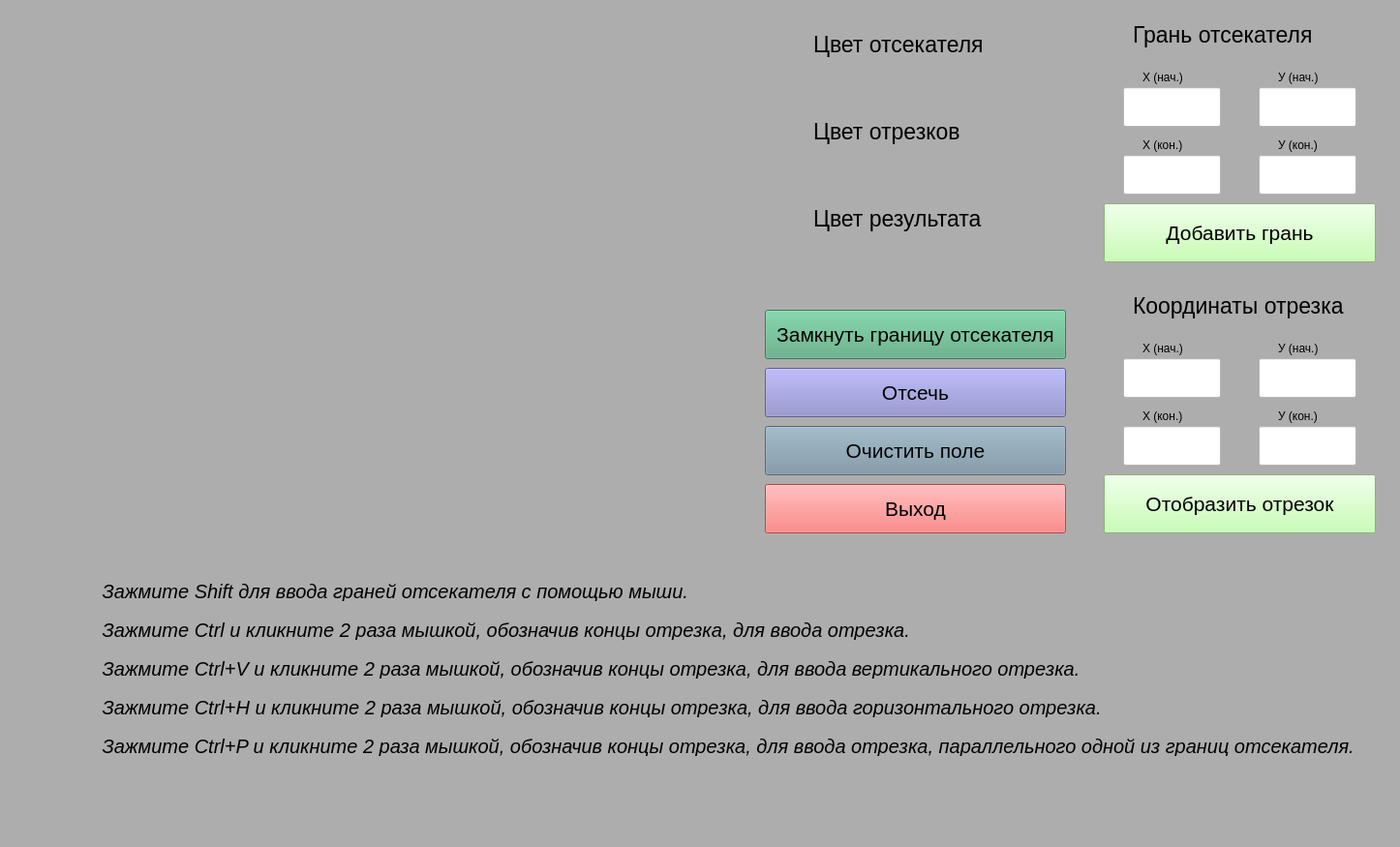
<?xml version="1.0" encoding="UTF-8"?>
<ui version="4.0">
 <class>MainWindow</class>
 <widget class="QMainWindow" name="MainWindow">
  <property name="geometry">
   <rect>
    <x>0</x>
    <y>0</y>
    <width>1446</width>
    <height>875</height>
   </rect>
  </property>
  <property name="windowTitle">
   <string>MainWindow</string>
  </property>
  <property name="styleSheet">
   <string notr="true">background-color: rgb(173, 173, 173);</string>
  </property>
  <widget class="QWidget" name="centralwidget">
   <widget class="QLabel" name="cutter_color">
    <property name="geometry">
     <rect>
      <x>840</x>
      <y>30</y>
      <width>181</width>
      <height>31</height>
     </rect>
    </property>
    <property name="font">
     <font>
      <pointsize>17</pointsize>
     </font>
    </property>
    <property name="styleSheet">
     <string notr="true">color: rgb(0, 0, 0);</string>
    </property>
    <property name="text">
     <string>Цвет отсекателя</string>
    </property>
   </widget>
   <widget class="QLabel" name="section_color">
    <property name="geometry">
     <rect>
      <x>840</x>
      <y>120</y>
      <width>181</width>
      <height>31</height>
     </rect>
    </property>
    <property name="font">
     <font>
      <pointsize>17</pointsize>
     </font>
    </property>
    <property name="styleSheet">
     <string notr="true">color: rgb(0, 0, 0);</string>
    </property>
    <property name="text">
     <string>Цвет отрезков</string>
    </property>
   </widget>
   <widget class="QLabel" name="result_color">
    <property name="geometry">
     <rect>
      <x>840</x>
      <y>210</y>
      <width>181</width>
      <height>31</height>
     </rect>
    </property>
    <property name="font">
     <font>
      <pointsize>17</pointsize>
     </font>
    </property>
    <property name="styleSheet">
     <string notr="true">color: rgb(0, 0, 0);</string>
    </property>
    <property name="text">
     <string>Цвет результата</string>
    </property>
   </widget>
   <widget class="QPushButton" name="cut">
    <property name="geometry">
     <rect>
      <x>790</x>
      <y>380</y>
      <width>311</width>
      <height>51</height>
     </rect>
    </property>
    <property name="font">
     <font>
      <pointsize>16</pointsize>
     </font>
    </property>
    <property name="styleSheet">
     <string notr="true">color: rgb(0, 0, 0);
alternate-background-color:  rgb(133, 133, 199);
background-color: rgb(133, 133, 199);
</string>
    </property>
    <property name="text">
     <string>Отсечь</string>
    </property>
   </widget>
   <widget class="QPushButton" name="clear">
    <property name="geometry">
     <rect>
      <x>790</x>
      <y>440</y>
      <width>311</width>
      <height>51</height>
     </rect>
    </property>
    <property name="font">
     <font>
      <pointsize>16</pointsize>
     </font>
    </property>
    <property name="styleSheet">
     <string notr="true">color: rgb(0, 0, 0);
alternate-background-color: rgb(118, 145, 161);
background-color: rgb(118, 145, 161);</string>
    </property>
    <property name="text">
     <string>Очистить поле</string>
    </property>
   </widget>
   <widget class="QPushButton" name="exit">
    <property name="geometry">
     <rect>
      <x>790</x>
      <y>500</y>
      <width>311</width>
      <height>51</height>
     </rect>
    </property>
    <property name="font">
     <font>
      <pointsize>16</pointsize>
     </font>
    </property>
    <property name="styleSheet">
     <string notr="true">color: rgb(0, 0, 0);
background-color: rgb(255, 97, 97);</string>
    </property>
    <property name="text">
     <string>Выход</string>
    </property>
   </widget>
   <widget class="QLabel" name="label">
    <property name="geometry">
     <rect>
      <x>1170</x>
      <y>20</y>
      <width>231</width>
      <height>31</height>
     </rect>
    </property>
    <property name="font">
     <font>
      <pointsize>17</pointsize>
     </font>
    </property>
    <property name="styleSheet">
     <string notr="true">color: rgb(0, 0, 0);</string>
    </property>
    <property name="text">
     <string>Грань отсекателя</string>
    </property>
   </widget>
   <widget class="QLineEdit" name="c_xs">
    <property name="geometry">
     <rect>
      <x>1160</x>
      <y>90</y>
      <width>101</width>
      <height>41</height>
     </rect>
    </property>
    <property name="font">
     <font>
      <pointsize>16</pointsize>
     </font>
    </property>
    <property name="styleSheet">
     <string notr="true">background-color: rgb(255, 255, 255);
color: rgb(0, 0, 0);</string>
    </property>
   </widget>
   <widget class="QLineEdit" name="c_ys">
    <property name="geometry">
     <rect>
      <x>1300</x>
      <y>90</y>
      <width>101</width>
      <height>41</height>
     </rect>
    </property>
    <property name="font">
     <font>
      <pointsize>16</pointsize>
     </font>
    </property>
    <property name="styleSheet">
     <string notr="true">background-color: rgb(255, 255, 255);
color: rgb(0, 0, 0);</string>
    </property>
   </widget>
   <widget class="QLineEdit" name="c_xe">
    <property name="geometry">
     <rect>
      <x>1160</x>
      <y>160</y>
      <width>101</width>
      <height>41</height>
     </rect>
    </property>
    <property name="font">
     <font>
      <pointsize>16</pointsize>
     </font>
    </property>
    <property name="styleSheet">
     <string notr="true">background-color: rgb(255, 255, 255);
color: rgb(0, 0, 0);</string>
    </property>
   </widget>
   <widget class="QLineEdit" name="c_ye">
    <property name="geometry">
     <rect>
      <x>1300</x>
      <y>160</y>
      <width>101</width>
      <height>41</height>
     </rect>
    </property>
    <property name="font">
     <font>
      <pointsize>16</pointsize>
     </font>
    </property>
    <property name="styleSheet">
     <string notr="true">background-color: rgb(255, 255, 255);
color: rgb(0, 0, 0);</string>
    </property>
   </widget>
   <widget class="QLabel" name="label_2">
    <property name="geometry">
     <rect>
      <x>1180</x>
      <y>70</y>
      <width>76</width>
      <height>20</height>
     </rect>
    </property>
    <property name="styleSheet">
     <string notr="true">color: rgb(0, 0, 0);</string>
    </property>
    <property name="text">
     <string>X (нач.)</string>
    </property>
   </widget>
   <widget class="QLabel" name="label_3">
    <property name="geometry">
     <rect>
      <x>1320</x>
      <y>70</y>
      <width>76</width>
      <height>20</height>
     </rect>
    </property>
    <property name="styleSheet">
     <string notr="true">color: rgb(0, 0, 0);</string>
    </property>
    <property name="text">
     <string>У (нач.)</string>
    </property>
   </widget>
   <widget class="QLabel" name="label_4">
    <property name="geometry">
     <rect>
      <x>1320</x>
      <y>140</y>
      <width>76</width>
      <height>20</height>
     </rect>
    </property>
    <property name="styleSheet">
     <string notr="true">color: rgb(0, 0, 0);</string>
    </property>
    <property name="text">
     <string>У (кон.)</string>
    </property>
   </widget>
   <widget class="QLabel" name="label_5">
    <property name="geometry">
     <rect>
      <x>1180</x>
      <y>140</y>
      <width>76</width>
      <height>20</height>
     </rect>
    </property>
    <property name="styleSheet">
     <string notr="true">color: rgb(0, 0, 0);</string>
    </property>
    <property name="text">
     <string>X (кон.)</string>
    </property>
   </widget>
   <widget class="QPushButton" name="draw_cutter">
    <property name="geometry">
     <rect>
      <x>1140</x>
      <y>210</y>
      <width>281</width>
      <height>61</height>
     </rect>
    </property>
    <property name="font">
     <font>
      <pointsize>16</pointsize>
     </font>
    </property>
    <property name="styleSheet">
     <string notr="true">color: rgb(0, 0, 0);
background-color: rgb(186, 255, 161);</string>
    </property>
    <property name="text">
     <string>Добавить грань</string>
    </property>
   </widget>
   <widget class="QLabel" name="label_6">
    <property name="geometry">
     <rect>
      <x>100</x>
      <y>600</y>
      <width>1081</width>
      <height>21</height>
     </rect>
    </property>
    <property name="font">
     <font>
      <pointsize>15</pointsize>
      <weight>50</weight>
      <italic>true</italic>
      <bold>false</bold>
     </font>
    </property>
    <property name="styleSheet">
     <string notr="true">color: rgb(0, 0, 0);</string>
    </property>
    <property name="text">
     <string> Зажмите Shift для ввода граней отсекателя с помощью мыши.</string>
    </property>
   </widget>
   <widget class="QLabel" name="label_7">
    <property name="geometry">
     <rect>
      <x>1320</x>
      <y>350</y>
      <width>76</width>
      <height>20</height>
     </rect>
    </property>
    <property name="styleSheet">
     <string notr="true">color: rgb(0, 0, 0);</string>
    </property>
    <property name="text">
     <string>У (нач.)</string>
    </property>
   </widget>
   <widget class="QPushButton" name="draw_section">
    <property name="geometry">
     <rect>
      <x>1140</x>
      <y>490</y>
      <width>281</width>
      <height>61</height>
     </rect>
    </property>
    <property name="font">
     <font>
      <pointsize>16</pointsize>
     </font>
    </property>
    <property name="styleSheet">
     <string notr="true">color: rgb(0, 0, 0);
background-color: rgb(186, 255, 161);</string>
    </property>
    <property name="text">
     <string>Отобразить отрезок</string>
    </property>
   </widget>
   <widget class="QLineEdit" name="s_xe">
    <property name="geometry">
     <rect>
      <x>1160</x>
      <y>440</y>
      <width>101</width>
      <height>41</height>
     </rect>
    </property>
    <property name="font">
     <font>
      <pointsize>16</pointsize>
     </font>
    </property>
    <property name="styleSheet">
     <string notr="true">background-color: rgb(255, 255, 255);
color: rgb(0, 0, 0);</string>
    </property>
   </widget>
   <widget class="QLabel" name="label_8">
    <property name="geometry">
     <rect>
      <x>1170</x>
      <y>300</y>
      <width>231</width>
      <height>31</height>
     </rect>
    </property>
    <property name="font">
     <font>
      <pointsize>17</pointsize>
     </font>
    </property>
    <property name="styleSheet">
     <string notr="true">color: rgb(0, 0, 0);</string>
    </property>
    <property name="text">
     <string>Координаты отрезка</string>
    </property>
   </widget>
   <widget class="QLabel" name="label_9">
    <property name="geometry">
     <rect>
      <x>1320</x>
      <y>420</y>
      <width>76</width>
      <height>20</height>
     </rect>
    </property>
    <property name="styleSheet">
     <string notr="true">color: rgb(0, 0, 0);</string>
    </property>
    <property name="text">
     <string>У (кон.)</string>
    </property>
   </widget>
   <widget class="QLineEdit" name="s_xs">
    <property name="geometry">
     <rect>
      <x>1160</x>
      <y>370</y>
      <width>101</width>
      <height>41</height>
     </rect>
    </property>
    <property name="font">
     <font>
      <pointsize>16</pointsize>
     </font>
    </property>
    <property name="styleSheet">
     <string notr="true">background-color: rgb(255, 255, 255);
color: rgb(0, 0, 0);</string>
    </property>
   </widget>
   <widget class="QLineEdit" name="s_ye">
    <property name="geometry">
     <rect>
      <x>1300</x>
      <y>440</y>
      <width>101</width>
      <height>41</height>
     </rect>
    </property>
    <property name="font">
     <font>
      <pointsize>16</pointsize>
     </font>
    </property>
    <property name="styleSheet">
     <string notr="true">background-color: rgb(255, 255, 255);
color: rgb(0, 0, 0);</string>
    </property>
   </widget>
   <widget class="QLineEdit" name="s_ys">
    <property name="geometry">
     <rect>
      <x>1300</x>
      <y>370</y>
      <width>101</width>
      <height>41</height>
     </rect>
    </property>
    <property name="font">
     <font>
      <pointsize>16</pointsize>
     </font>
    </property>
    <property name="styleSheet">
     <string notr="true">background-color: rgb(255, 255, 255);
color: rgb(0, 0, 0);</string>
    </property>
   </widget>
   <widget class="QLabel" name="label_10">
    <property name="geometry">
     <rect>
      <x>1180</x>
      <y>420</y>
      <width>76</width>
      <height>20</height>
     </rect>
    </property>
    <property name="styleSheet">
     <string notr="true">color: rgb(0, 0, 0);</string>
    </property>
    <property name="text">
     <string>Х (кон.)</string>
    </property>
   </widget>
   <widget class="QLabel" name="label_11">
    <property name="geometry">
     <rect>
      <x>1180</x>
      <y>350</y>
      <width>76</width>
      <height>20</height>
     </rect>
    </property>
    <property name="styleSheet">
     <string notr="true">color: rgb(0, 0, 0);</string>
    </property>
    <property name="text">
     <string>X (нач.)</string>
    </property>
   </widget>
   <widget class="QLabel" name="label_12">
    <property name="geometry">
     <rect>
      <x>100</x>
      <y>640</y>
      <width>1081</width>
      <height>21</height>
     </rect>
    </property>
    <property name="font">
     <font>
      <pointsize>15</pointsize>
      <weight>50</weight>
      <italic>true</italic>
      <bold>false</bold>
     </font>
    </property>
    <property name="styleSheet">
     <string notr="true">color: rgb(0, 0, 0);</string>
    </property>
    <property name="text">
     <string> Зажмите Ctrl и кликните 2 раза мышкой, обозначив концы отрезка, для ввода отрезка.</string>
    </property>
   </widget>
   <widget class="QLabel" name="label_13">
    <property name="geometry">
     <rect>
      <x>100</x>
      <y>680</y>
      <width>1081</width>
      <height>21</height>
     </rect>
    </property>
    <property name="font">
     <font>
      <pointsize>15</pointsize>
      <weight>50</weight>
      <italic>true</italic>
      <bold>false</bold>
     </font>
    </property>
    <property name="styleSheet">
     <string notr="true">color: rgb(0, 0, 0);</string>
    </property>
    <property name="text">
     <string> Зажмите Ctrl+V и кликните 2 раза мышкой, обозначив концы отрезка, для ввода вертикального отрезка.</string>
    </property>
   </widget>
   <widget class="QLabel" name="label_14">
    <property name="geometry">
     <rect>
      <x>100</x>
      <y>720</y>
      <width>1081</width>
      <height>21</height>
     </rect>
    </property>
    <property name="font">
     <font>
      <pointsize>15</pointsize>
      <weight>50</weight>
      <italic>true</italic>
      <bold>false</bold>
     </font>
    </property>
    <property name="styleSheet">
     <string notr="true">color: rgb(0, 0, 0);</string>
    </property>
    <property name="text">
     <string> Зажмите Ctrl+H и кликните 2 раза мышкой, обозначив концы отрезка, для ввода горизонтального отрезка.</string>
    </property>
   </widget>
   <widget class="QPushButton" name="end_cutter">
    <property name="geometry">
     <rect>
      <x>790</x>
      <y>320</y>
      <width>311</width>
      <height>51</height>
     </rect>
    </property>
    <property name="font">
     <font>
      <pointsize>16</pointsize>
     </font>
    </property>
    <property name="styleSheet">
     <string notr="true">color: rgb(0, 0, 0);
background-color: rgb(85, 170, 127);</string>
    </property>
    <property name="text">
     <string>Замкнуть границу отсекателя</string>
    </property>
   </widget>
   <widget class="QLabel" name="label_16">
    <property name="geometry">
     <rect>
      <x>100</x>
      <y>760</y>
      <width>1331</width>
      <height>21</height>
     </rect>
    </property>
    <property name="font">
     <font>
      <pointsize>15</pointsize>
      <weight>50</weight>
      <italic>true</italic>
      <bold>false</bold>
     </font>
    </property>
    <property name="styleSheet">
     <string notr="true">color: rgb(0, 0, 0);</string>
    </property>
    <property name="text">
     <string> Зажмите Ctrl+P и кликните 2 раза мышкой, обозначив концы отрезка, для ввода отрезка, параллельного одной из границ отсекателя.</string>
    </property>
   </widget>
  </widget>
  <widget class="QMenuBar" name="menubar">
   <property name="geometry">
    <rect>
     <x>0</x>
     <y>0</y>
     <width>1446</width>
     <height>32</height>
    </rect>
   </property>
  </widget>
  <widget class="QStatusBar" name="statusbar"/>
 </widget>
 <resources/>
 <connections/>
</ui>
